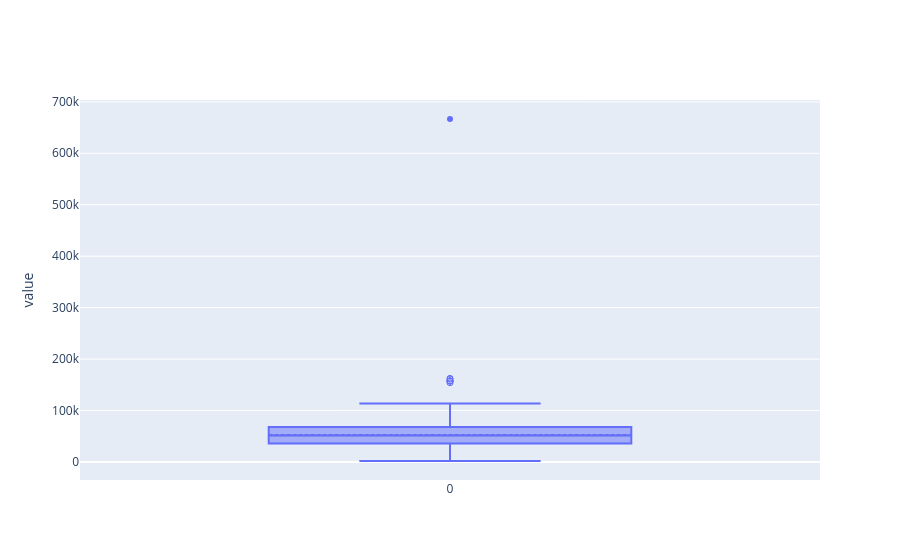

Notebook code for this chart:
### Markdown cell above
%md
##### 2. Outlier detection:
We can use box plots or scatter plots to identify potential outliers in the data
We can create histograms or density plots to visualize the distribution of the data in each column. This can be useful in identifying skewness and outliers.

### Code cell
#Visualise and outlier
customers_ifood.select("Income").plot.box()

### Figure 1 — Plotly figure (JSON) as saved in the notebook; plotly's stock layout.template omitted (floating-point values rounded to 4 significant figures)
{"data": [{"boxpoints": "suspectedoutliers", "lowerfence": [1730], "mean": [52250.0], "median": [51369], "name": "Income", "notched": false, "q1": [35684], "q3": [67716], "type": "box", "upperfence": [113734], "x": [0], "y": [[666666, 162397, 160803, 157733, 157243, 157146, 156924, 153924]]}], "layout": {"yaxis": {"title": {"text": "value"}}}}
